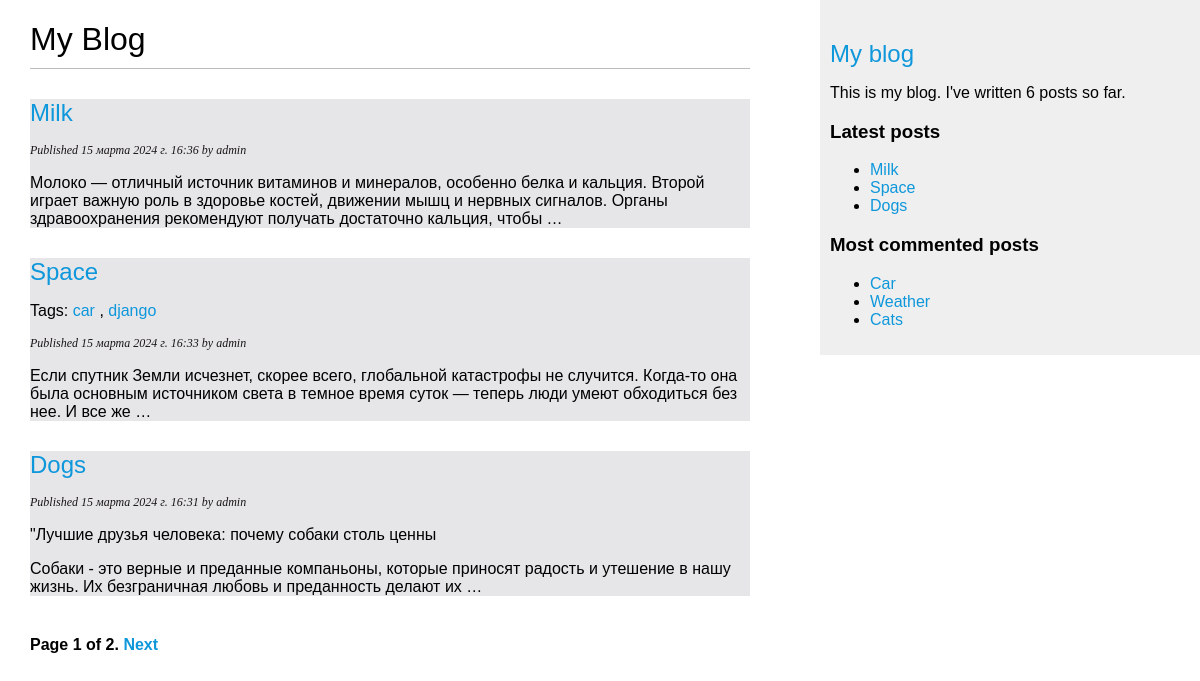
The page /blog/ on the database as committed earlier.
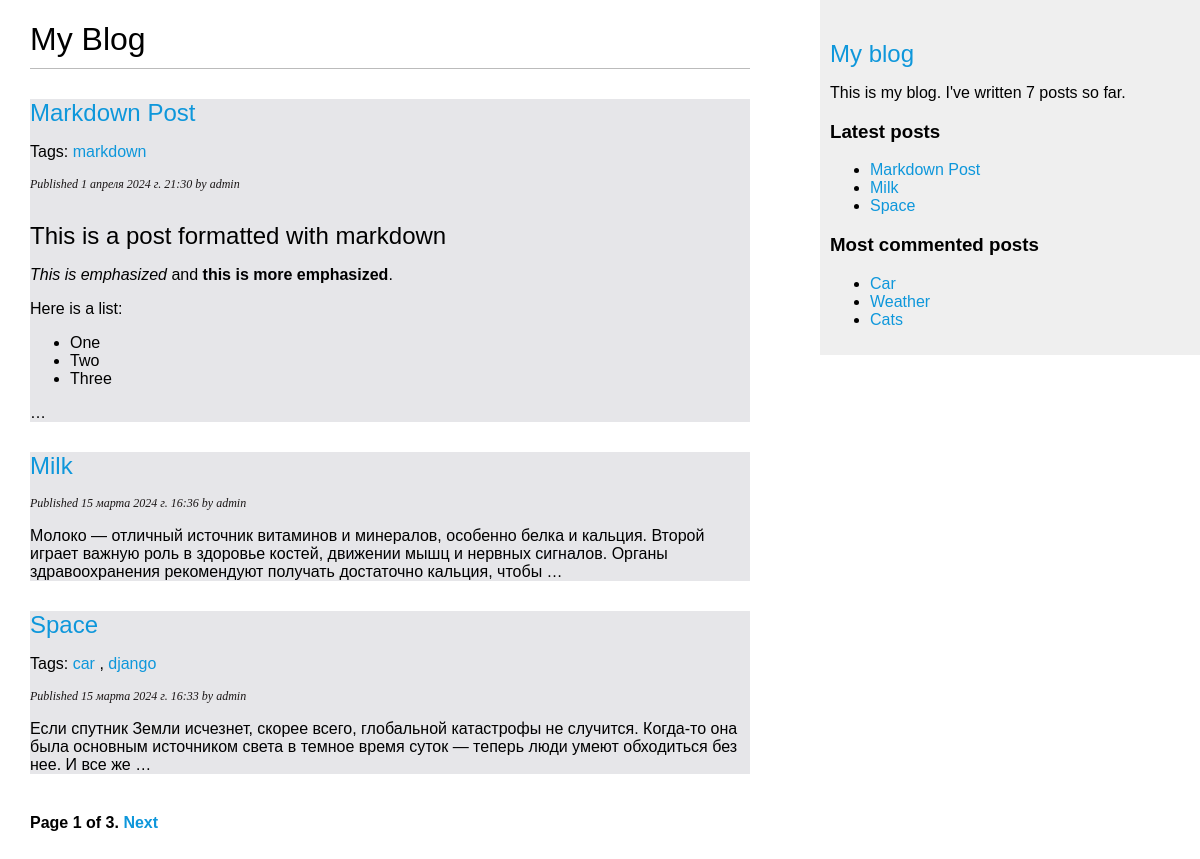
The same page on the database as committed later.
### blog/models.py (models this page shows, shortened)
class Post(models.Model):
    class Status(models.TextChoices):
        DRAFT = 'DF', 'Draft'
        PUBLISHED = 'PB', 'Published'
    title = models. CharField(max_length=250)
    slug = models.SlugField(max_length=250, unique_for_date='publish') # при использовании параметра unique_for_date поле slug должно быть уникальным для даты, сохраненной в поле publish
    author = models.ForeignKey(User, on_delete=models.CASCADE, related_name='blog_posts') #related_name, чтобы указывать имя обратной связи, от User к Post - user.blog_posts
    body = models.TextField()
    publish = models.DateTimeField(default=timezone.now)
    created = models.DateTimeField(auto_now_add=True)
    updated = models.DateTimeField(auto_now=True)
    status = models.CharField(max_length=2, choices=Status.choices, default=Status.DRAFT)
    tags = TaggableManager()
    objects = models.Manager() # менеджер, применяемый по умолчанию
    published = PublishedManager() # конкретно-прикладной менеджер
    class Meta:
        ordering = ['-publish']
        indexes = [
            models.Index(fields=['-publish']),
        ]
    def get_absolute_url(self):
        return reverse('blog:post_detail',
                       args=[self.publish.year,
                             self.publish.month,
                             self.publish.day,
                             self.slug])

### blog/views.py (the view)
# urls.py: path('', views.post_list, name='post_list'),
def post_list(request, tag_slug=None):
    post_list = Post.published.all()
    tag = None
    if tag_slug:
        tag = get_object_or_404(Tag, slug=tag_slug)
        post_list = post_list.filter(tags__in=[tag])
    paginator = Paginator(post_list, 3)
    page_number = request.GET.get('page', 1)
    try:
        posts = paginator.page(page_number)
    except PageNotAnInteger:
        posts = paginator.page(1)
    except EmptyPage:
        posts = paginator.page(paginator.num_pages)
    return render(request, 'blog/post/list.html', {'posts': posts, 'tag': tag})

### blog/models.py (called while the page is built)
    def get_queryset(self):
        return super().get_queryset().filter(status=Post.Status.PUBLISHED)

### blog/templatetags/blog_tags.py (called while the page is built)
@register.simple_tag
def total_posts():
    return Post.published.count()

@register.inclusion_tag('blog/post/latest_posts.html')
def show_latest_posts(count=5):
    latest_posts = Post.published.order_by('-publish')[:count]
    return {'latest_posts': latest_posts}

@register.simple_tag
def get_most_commented_posts(count=3):
    return Post.published.annotate(total_comments=Count('comments')).order_by('-total_comments')[:count]

@register.filter(name='markdown')
def markdown_format(text):
    return mark_safe(markdown.markdown(text))

### blog/templates/blog/post/list.html (shortened to what this page needs)
<!DOCTYPE html>
{% extends "blog/base.html" %}
{% load blog_tags %}
{% block content %}
    <h1>My Blog</h1>
    {% for post in posts %}
        <div class="post_bacround_color">
            <h2>
                <a href="{{ post.get_absolute_url }}">{{ post.title }}</a>
            </h2>
            <p class="tags">
                {% if post.tags.all %}
                    Tags:
                    {% for tag in post.tags.all %}
                        <a href="{% url 'blog:post_list_by_tag' tag.slug %}">{{ tag.name }}</a>
                        {% if not forloop.last %}, {% endif %}
                    {% endfor %}
                {% endif %}
            </p>
            <p class="date"> Published {{ post.publish }} by {{ post.author }}</p>
            {{ post.body|markdown|truncatewords_html:30  }}
        </div>
    {% endfor %}
    {% include "pagination.html" with page=posts %}
{% endblock %}

### blog/templates/blog/base.html (shortened to what this page needs)
<!DOCTYPE html>
{% load blog_tags %}
{% load static %}
<html>
<head>
    <link href="{% static 'css/blog.css' %}" rel="stylesheet">
</head>
<body>
    <div id="content">
        {% block content %}
        {% endblock %}
    </div>
    <div id="sidebar">
        <h2><a href="{% url 'blog:post_list' %}">My blog</a></h2>
        <p>This is my blog. I've written {% total_posts %} posts so far.</p>
        <h3>Latest posts</h3>
        {% show_latest_posts 3 %}
        <h3>Most commented posts</h3>
        {% get_most_commented_posts as most_commented_posts %}
        <ul>
            {% for post in most_commented_posts %}
                <li>
                    <a href="{{ post.get_absolute_url }}">{{ post.title }}</a>
                </li>
            {% endfor %}
        </ul>
    </div>
</body>
</html>

### blog/templates/pagination.html (shortened to what this page needs)
<!DOCTYPE html>
<div class="pagination">
    <span class="step-links">
    <span class="current">
        Page {{ page.number }} of {{ page.paginator.num_pages }}.
    </span>
        {% if page.has_next %}
            <a href="?page={{ page.next_page_number }}">Next</a>
        {% endif %}
    </span>
</div>

### blog/templates/blog/post/latest_posts.html
<!DOCTYPE html>
<ul>
    {% for post in latest_posts %}
        <li>
            <a href="{{ post.get_absolute_url }}">{{ post.title }}</a>
        </li>
    {% endfor %}
</ul>

### blog/static/css/blog.css (style rules this page uses)
body { margin:0; padding:0; font-family:helvetica, sans-serif; }
a { color:#0e97db; text-decoration:none; }
.post_bacround_color { background-color: #e6e6e9; }
h1 { font-weight:normal; border-bottom:1px solid #bbb; padding:0 0 10px 0; }
h2 { font-weight:normal; margin:30px 0 0; }
#content { float:left; width:60%; padding:0 0 0 30px; }
#sidebar { float:right; width:30%; padding:10px; background:#efefef; height:100%; }
p.date { color:#1a1616; font-family: georgia, serif; font-size: 12px; font-style: italic; }
.pagination { margin:40px 0; font-weight:bold; }

Rows that differ between the two databases and show on the page:
no longer on this page (row unchanged): Post: title "Dogs", publish "15 марта 2024 г. 16:31", author "admin", body "\"Лучшие друзья человека: почему собаки столь ценны Собаки - это верные и преданные компаньоны, которые приносят радость и утешение в нашу жизнь. Их безграничная любовь и преданность делают их …"
added Post: title "Markdown Post", publish "1 апреля 2024 г. 21:30", author "admin", body "This is a post formatted with markdown This is emphasized and this is more emphasized . Here is a list: One Two Three …"
added Tag: name "markdown", shown under "Markdown Post"
Other text that changed with them:
{{ page.paginator.num_pages }}: "2" → "3"
text no longer shown: "6"
text now shown: "7"
